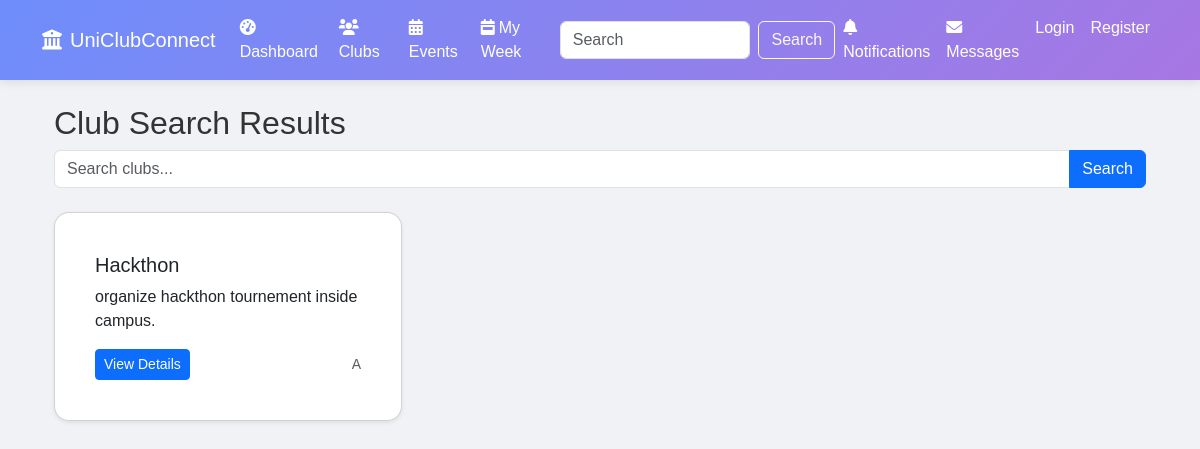
Page /clubs/search/ on the committed database.
### clubs/models.py (models this page shows, shortened)
class Club(models.Model):
    name = models.CharField(max_length=100)
    short_description = models.CharField(max_length=200)
    long_description = models.TextField()
    domain_tags = models.CharField(max_length=200, help_text="Comma separated tags")
    founders = models.ManyToManyField(settings.AUTH_USER_MODEL, related_name='founded_clubs')
    president = models.ForeignKey(settings.AUTH_USER_MODEL, on_delete=models.SET_NULL, null=True, blank=True, related_name='club_president')
    vice_president = models.ForeignKey(settings.AUTH_USER_MODEL, on_delete=models.SET_NULL, null=True, blank=True, related_name='club_vice_president')
    faculty_advisor = models.CharField(max_length=100, blank=True)
    logo = models.ImageField(upload_to='club_logos/', null=True, blank=True)
    created_at = models.DateTimeField(auto_now_add=True)
    updated_at = models.DateTimeField(auto_now=True)
    favorited_by = models.ManyToManyField(settings.AUTH_USER_MODEL, related_name='favorite_clubs', blank=True)

### clubs/views.py (the view)
# urls.py: path('search/', views.search_clubs, name='search_clubs'),
def search_clubs(request):
    query = request.GET.get('q', '')
    clubs = Club.objects.all()
    if query:
        clubs = clubs.filter(
            Q(name__icontains=query) |
            Q(short_description__icontains=query) |
            Q(domain_tags__icontains=query)
        )
    context = {
        'clubs': clubs,
        'query': query,
    }
    return render(request, 'clubs/search_results.html', context)

### dashboard/context_processors.py (called while the page is built)
def notification_count(request):
    if request.user.is_authenticated:
        unread_count = Notification.objects.filter(user=request.user, is_read=False).count()
        return {
            'unread_notification_count': unread_count
        }
    return {
        'unread_notification_count': 0
    }

### sitetheme/context_processors.py (called while the page is built)
def theme_settings(request):
    try:
        settings = ThemeSettings.objects.get(pk=1)
    except ThemeSettings.DoesNotExist:
        settings = None
    return {'theme_settings': settings}

### templates/clubs/search_results.html
{% extends 'base.html' %}
{% block content %}
<div class="container mt-4">
    <h2>Club Search Results</h2>
    <div class="mb-4">
        <form method="GET" action="{% url 'search_clubs' %}">
            <div class="input-group">
                <input type="text" name="q" class="form-control" placeholder="Search clubs..." value="{{ query }}">
                <button class="btn btn-primary" type="submit">Search</button>
            </div>
        </form>
    </div>
    <div class="row">
        {% for club in clubs %}
        <div class="col-md-4 mb-4">
            <div class="card h-100 shadow-sm">
                <div class="card-body">
                    <h5 class="card-title">{{ club.name }}</h5>
                    <p class="card-text">{{ club.short_description }}</p>
                    <div class="d-flex justify-content-between align-items-center">
                        <a href="{% url 'club_detail' club.id %}" class="btn btn-sm btn-primary">View Details</a>
                        <small class="text-muted">{{ club.domain_tags }}</small>
                    </div>
                </div>
            </div>
        </div>
        {% empty %}
        <div class="col-12">
            <div class="alert alert-info">
                No clubs found matching your search criteria.
            </div>
        </div>
        {% endfor %}
    </div>
</div>
{% endblock %}

### static/css/dynamic_theme.css (style rules this page uses)
body { font-family: 'Poppins', sans-serif; background-color: #f0f2f5; color: #333; transition: background-color 0.3s, color 0.3s; }
.card { background: #fff; border-radius: 15px; box-shadow: 0 4px 20px rgba(0, 0, 0, 0.05); padding: 1.5rem; transition: transform 0.3s, box-shadow 0.3s; }
.card, .header { animation: fadeIn 0.5s ease-out; }

### rows in the picture
Club: name "Hackthon", short_description "organize hackthon tournement inside campus.", domain_tags "A"
